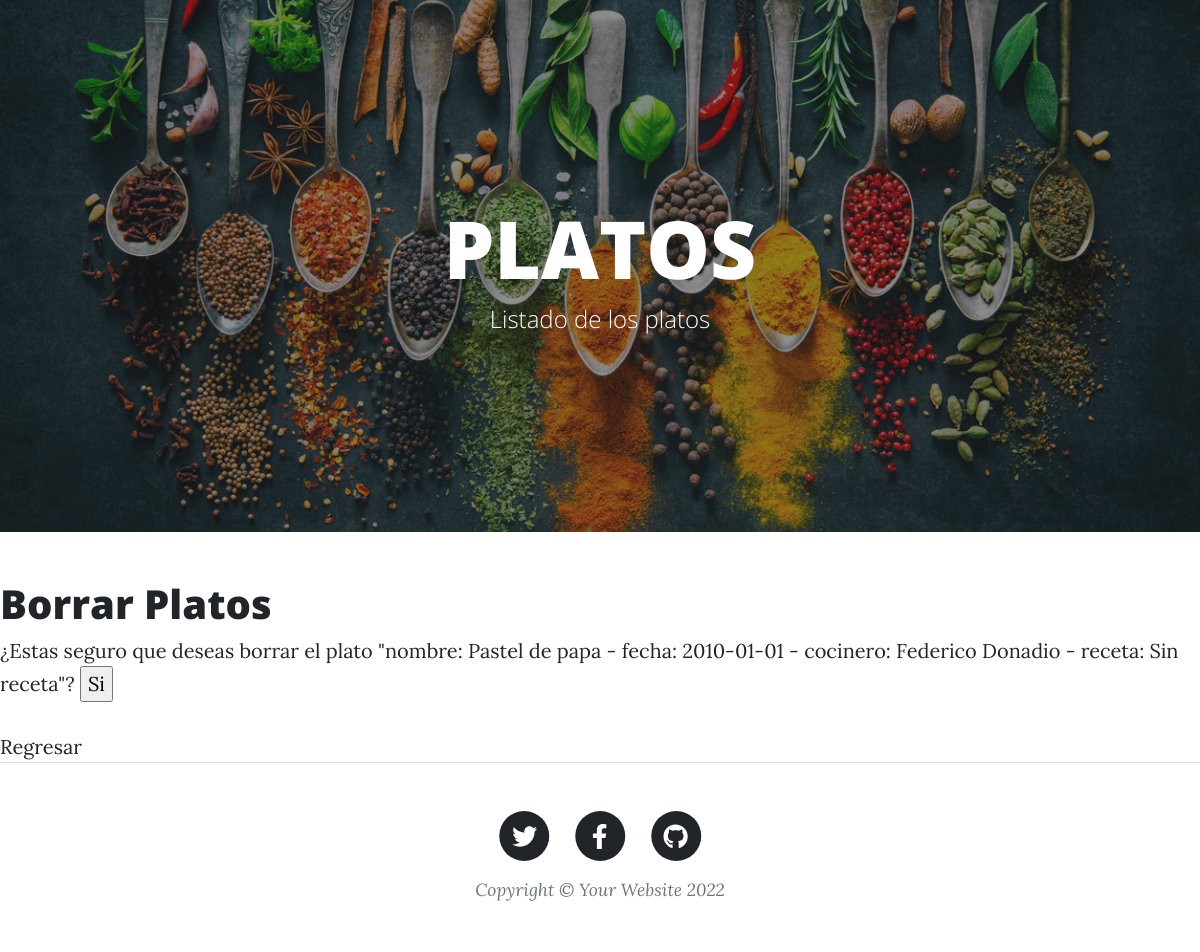
The page /AppBlog/platos/borrar/2 on the database as committed earlier.
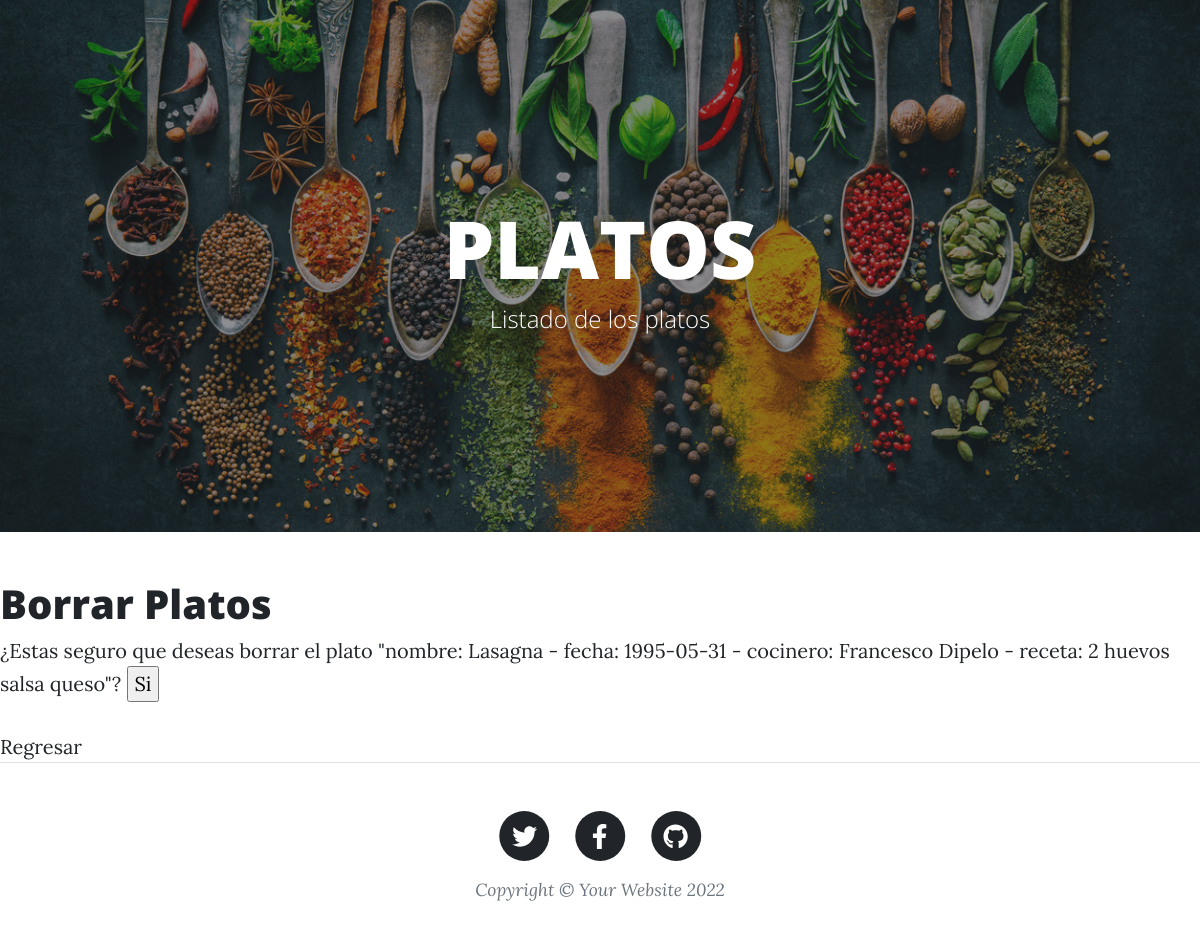
The same page on the database as committed later.
### AppBlog/models.py (models this page shows)
class Platos(models.Model):
    nombre = models.CharField(max_length=40)
    fecha = models.DateField()
    cocinero = models.CharField(max_length=40)
    receta = models.TextField()
    def __str__(self):
        return f"nombre: {self.nombre} - fecha: {self.fecha} - cocinero: {self.cocinero} - receta: {self.receta}"

### AppBlog/views.py (the view)
# urls.py: path('platos/borrar/<pk>', PlatosDelete.as_view(), name='platosBorrar'),
class PlatosDelete(DeleteView):
    model = Platos
    success_url = reverse_lazy("platosLista")

### AppBlog/template/AppBlog/platos_confirm_delete.html
{% extends "AppBlog/padre_platos.html" %}
{% load static %}
{% block contenidoQueCambia %}
<h1>Borrar Platos</h1>
    <form method="post">{% csrf_token %}
        ¿Estas seguro que deseas borrar el plato "{{ object }}"?
        <input type="submit" value="Si" />
    </form>
<br>
<a href="{% url 'platosLista' %}">Regresar</a>
{% endblock %}

Rows that differ between the two databases and show on the page:
changed Platos: nombre+fecha+cocinero "nombre: Pastel de papa - fecha: 2010-01-01 - cocinero: Federico Donadio - receta: Sin receta" → "nombre: Lasagna - fecha: 1995-05-31 - cocinero: Francesco Dipelo - receta: 2 huevos salsa queso"
